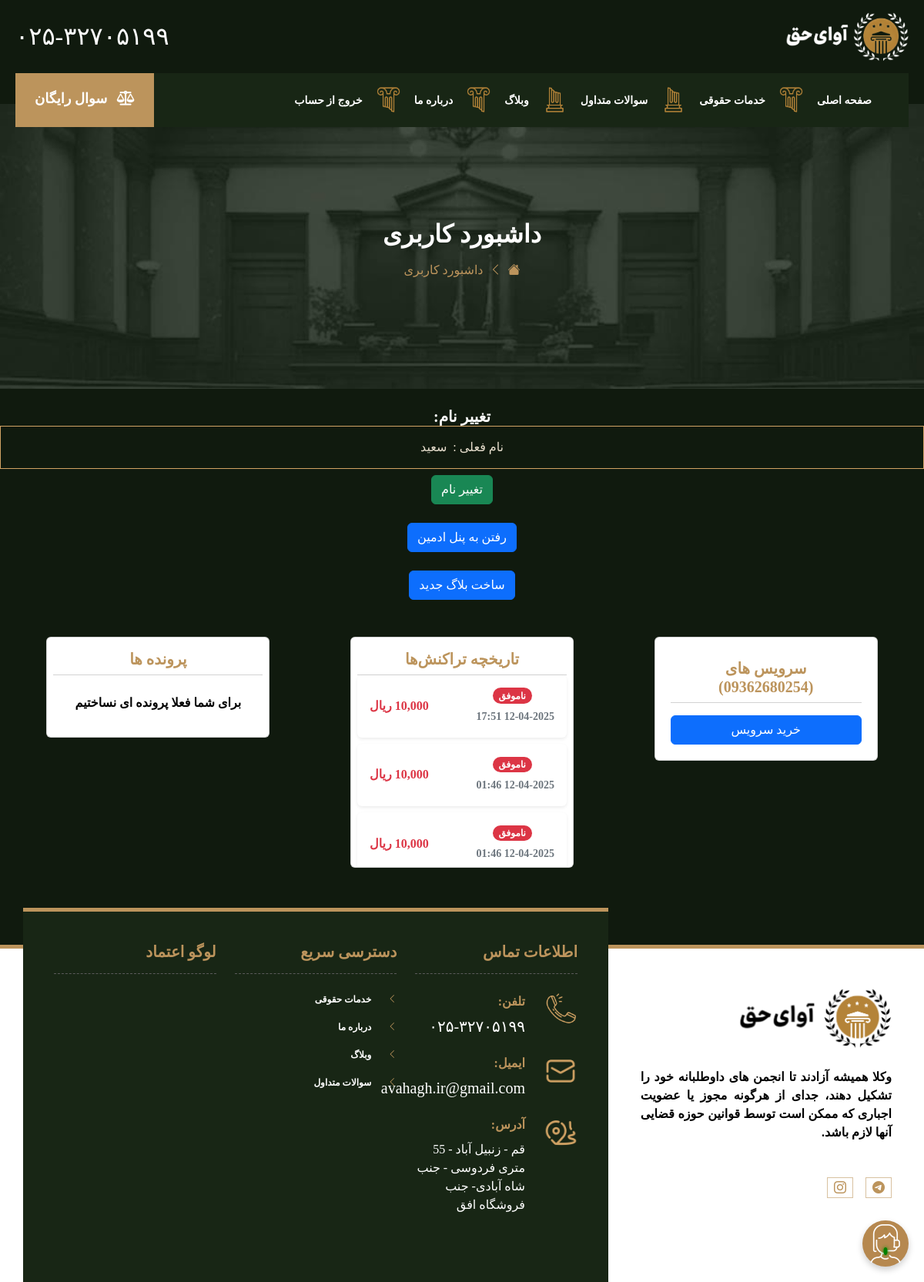
The page /dashboard/ (signed in) on the database as committed earlier.
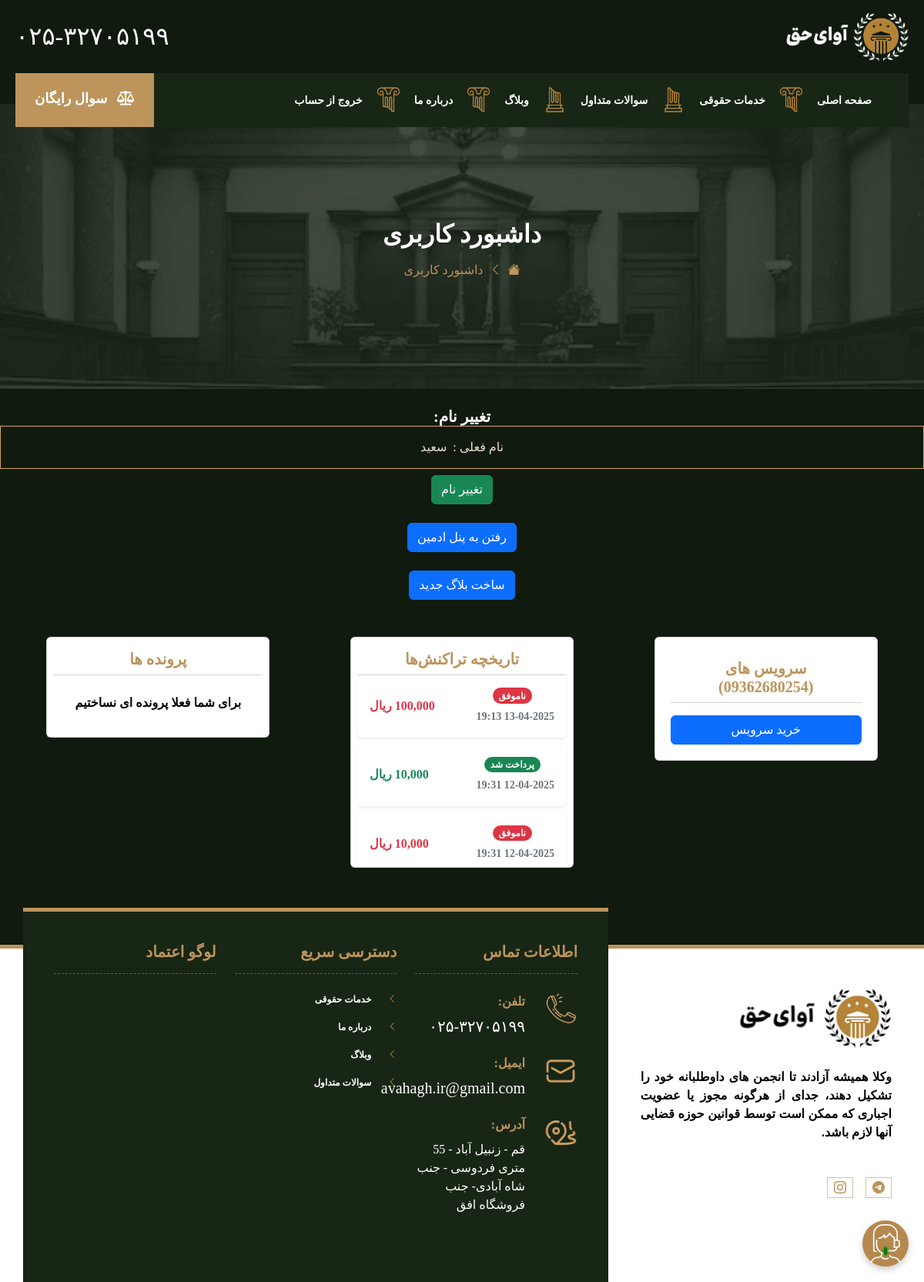
The same page on the database as committed later.
### payment/models.py (models this page shows, shortened)
class Payment(models.Model):
    user = models.ForeignKey(Client, on_delete=models.CASCADE)
    service = models.ForeignKey(Service,on_delete=models.CASCADE)
    amount = models.DecimalField(max_digits=10, decimal_places=2)
    transaction_type = models.CharField(max_length=10, choices=[('deposit', 'Deposit'), ('withdraw', 'Withdraw')])
    created_at = models.DateTimeField(auto_now_add=True)
    authority = models.CharField(max_length=255, blank=True, null=True)
    is_paid = models.BooleanField(default=False)

### service/models.py (models this page shows)
class UserServiceRequest(models.Model):
    user = models.ForeignKey(Client, on_delete=models.CASCADE)
    service = models.ForeignKey(Service, on_delete=models.CASCADE)
    start_date = models.DateTimeField()
    end_date = models.DateTimeField()
    title = models.CharField(max_length=500,null=True,blank=True)
    description = models.TextField(null=True, blank=True)
    is_active = models.BooleanField(default=True)
    is_accepted = models.BooleanField(default=False)
    is_paid = models.BooleanField(default=False)
    attachment = models.FileField(upload_to='service_attachments/', null=True, blank=True,
                                validators=[FileExtensionValidator(allowed_extensions=['jpg', 'jpeg', 'png', 'pdf', 'doc', 'docx','zip'])])  # حداکثر حجم 50 مگابایت

### users/views.py (the view, shortened to what this page needs)
# urls.py: path('dashboard/', dashboard, name='dashboard'),
@login_required
def dashboard(request, username=None):
    if request.user.is_superuser:
        if username is not None:
            user = get_object_or_404(Client, username=username)  # بررسی وجود کاربر
            services = UserServiceRequest.objects.filter(user=user)
            transactions = Payment.objects.filter(user=user)
        else:
            user = request.user
            services = UserServiceRequest.objects.filter(user=user)
            transactions = Payment.objects.filter(user=user)
    return render(request, 'users/dashboard.html', {
        'user': user,
        'services': services,
        'transactions': transactions,
    })

### users/templates/users/dashboard.html (shortened to what the changed rows need)
{% extends 'base.html' %}
{% block banner %}
    <div class="banner">
        <div class="text-center" style="padding-top: 150px;">
            <h2>داشبورد کاربری</h2>
        </div>
    </div>
{% endblock banner %}
{% block content %}
    <section class="service-section mt-5">
        <div class="container-2 text-center">
            <div class="row gap-4 mx-auto" style="align-items: flex-start;">
                <div style="padding: 20px; max-height: 350px; overflow-y: auto;" class="bg-white box-profile text-black position-relative col-12 col-md-3 card mx-auto">
                    <h5 class="card-header text-center text-gold bg-white">سرویس های ({{ user.username }})</h5>
                    {% if services %}
                        {% for service in services reversed %}
                            {% if service.is_paid %}
                                <div class="p-4 {% if service.is_active == 1 %}text-success{% else %}text-danger{% endif %}">
                                    <span>نوع سرویس : {{ service.service.name }}</span>
                                    {% if service.service_id != 3 %}
                                        <span class="d-block">توضیحات : {{ service.description }}</span>
                                    {% endif %}
                                    <span class="d-block">تاریخ شروع : {{ service.start_date|date:"d-m-Y" }}</span>
                                    <span class="d-block">تاریخ پایان : {{ service.end_date|date:"d-m-Y" }}</span>
                                    <span class="d-block">
                                        {% if service.is_accepted == 1 %}
                                            تایید شده
                                        {% else %}
                                            تایید نشده
                                        {% endif %}
                                        و
                                        {% if service.is_active == 1 %}
                                            فعال
                                        {% else %}
                                            اتمام سرویس
                                        {% endif %}
                                    </span>
                                </div>
                                <hr>
                            {% else %}
                                {% if forloop.first %}
                                    <a class="btn btn-primary mt-3" href="https://avahagh.ir/pricing/">خرید سرویس</a>
                                {% endif %}
                            {% endif %}
                        {% endfor %}
                    {% else %}
                        <a class="btn btn-primary mt-3" href="https://avahagh.ir/pricing/">خرید سرویس</a>
                    {% endif %}
                </div>
                <div style="max-height: 300px; overflow-y: auto;" class="p-2 bg-white box-profile text-black position-relative col-12 col-md-3 card mx-auto">
                    {% if transactions %}
                        <div class="list-group">
                            {% for trans in transactions reversed %}
                                <div class="list-group-item border-0 p-3 shadow-sm mb-2 rounded">
                                    <div class="d-flex justify-content-between align-items-center">
                                        <div>
                                            <h6 class="mb-1 {% if trans.is_paid %}text-success{% else %}text-danger{% endif %}">
                                                <span class="badge {% if trans.is_paid %}bg-success{% else %}bg-danger{% endif %} rounded-pill ms-2">
                                                    {% if trans.is_paid %}پرداخت شد{% else %}ناموفق{% endif %}
                                                </span>
                                            </h6>
                                            <small class="text-muted">{{ trans.created_at|date:"d-m-Y H:i" }}</small>
                                        </div>
                                        {% load humanize %}
                                        <span class="fw-bold {% if trans.is_paid %}text-success{% else %}text-danger{% endif %}">
                                            {{ trans.amount|floatformat:"0"|intcomma }} ریال
                                        </span>
                                    </div>
                                </div>
                            {% endfor %}
                        </div>
                    {% else %}
                        <div class="text-center">
                            <i class="fas fa-wallet fa-3x text-secondary"></i>
                            <p class="p-4">شما تا کنون تراکنشی نداشته‌اید</p>
                        </div>
                    {% endif %}
                </div>
            </div>
        </div>
    </section>
{% endblock %}

Rows that differ between the two databases and show on the page:
no longer on this page (row unchanged): Payment: is_paid "ناموفق"
no longer on this page (row unchanged): Payment: is_paid "ناموفق"
no longer on this page (row unchanged): Payment: is_paid "ناموفق"
added UserServiceRequest: is_paid "خرید سرویس"
added Payment: is_paid "ناموفق"
added Payment: is_paid "پرداخت شد"
added Payment: is_paid "ناموفق"
Other text that changed with them:
text no longer shown: "خرید سرویس"
